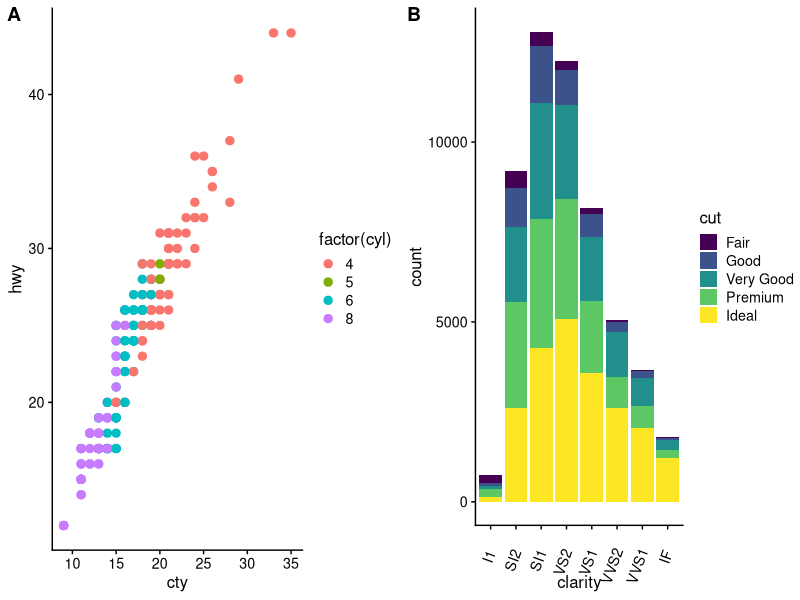
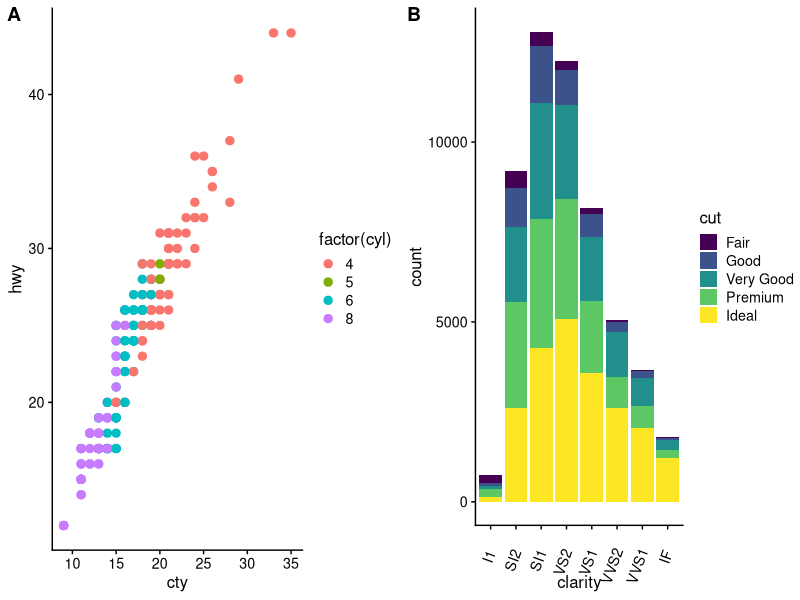
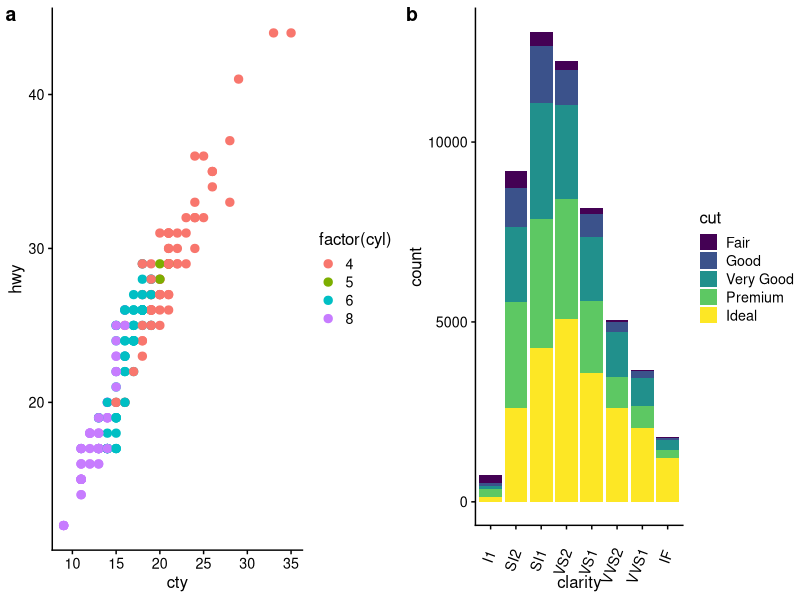
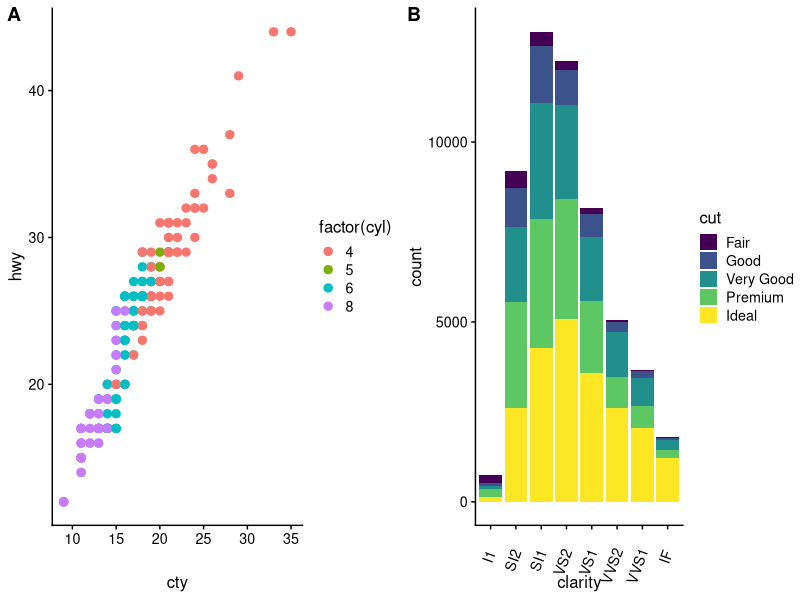
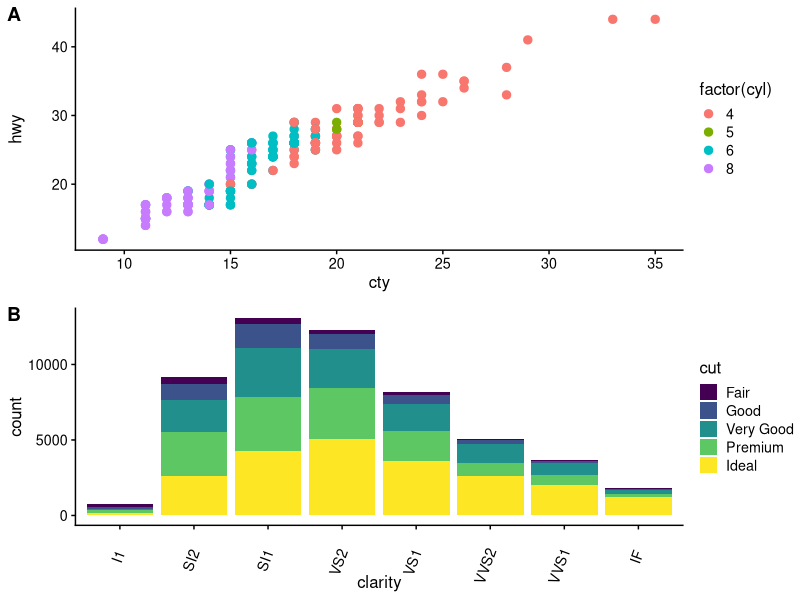
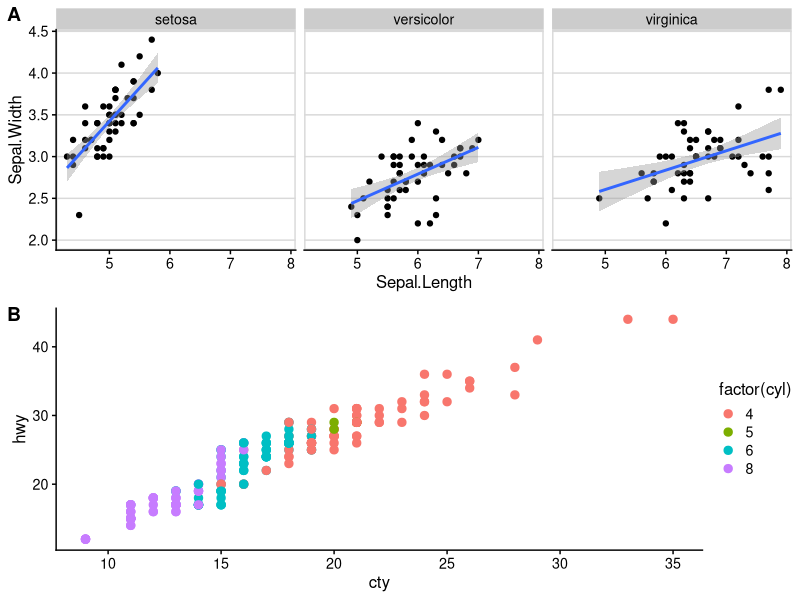
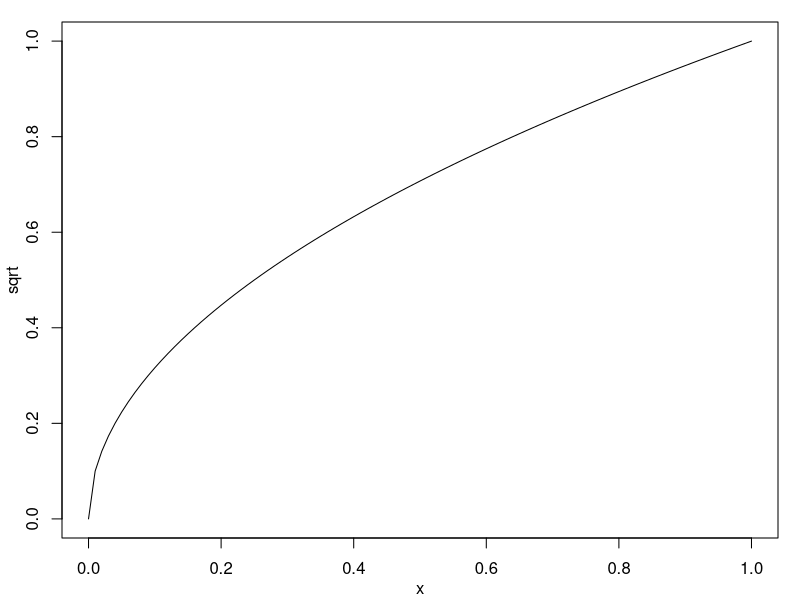
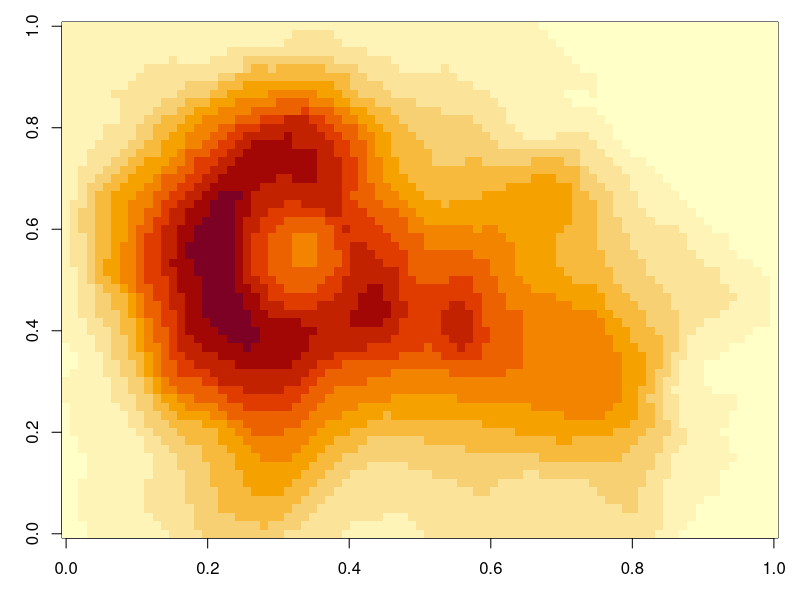

These charts were generated, in order, by the following R code:
## ---- chunk 1
library(ggplot2)
library(cowplot)
theme_set(theme_cowplot(font_size=12)) # reduce default font size
plot.mpg <- ggplot(mpg, aes(x = cty, y = hwy, colour = factor(cyl))) + 
  geom_point(size=2.5)
plot.diamonds <- ggplot(diamonds, aes(clarity, fill = cut)) + geom_bar() +
  theme(axis.text.x = element_text(angle=70, vjust=0.5, hjust = 0.9))
plot_grid(plot.mpg, plot.diamonds, labels = c('A', 'B'))
## ---- chunk 2
plot_grid(plot.mpg, plot.diamonds, labels = "AUTO")
## ---- chunk 3
plot_grid(plot.mpg, plot.diamonds, labels = "auto")
## ---- chunk 4
plot_grid(plot.mpg, plot.diamonds, labels = "AUTO", align = 'h')
## ---- chunk 5
plot_grid(plot.mpg, plot.diamonds, labels = "AUTO", ncol = 1, align = 'v')
## ---- chunk 6
plot.iris <- ggplot(iris, aes(Sepal.Length, Sepal.Width)) + 
  geom_point() + facet_grid(. ~ Species) + stat_smooth(method = "lm") +
  background_grid(major = 'y', minor = "none") + # add thin horizontal lines 
  panel_border() # and a border around each panel
plot_grid(plot.iris, plot.mpg, labels = "AUTO", ncol = 1, 
          align = 'v', axis = 'l') # aligning vertically along the left axis
## ---- chunk 7
par(bg = "transparent", # switch off background to avoid obscuring adjacent plots
    mar = c(3, 3, 1, 1) + .1, # reduce margins
    mgp = c(2, 1, 0) # move axis labels closer to axis
   ) 
plot(sqrt) # plot the square root function
recordedplot <- recordPlot() # record the previous plot
## ---- chunk 8
 # define the function
plotfunc <- function() {
  par(bg = "transparent", # switch off background to avoid obscuring adjacent plots
      mar = c(3, 3, 1, 1) + .1, # reduce margins
      mgp = c(2, 1, 0) # move axis labels closer to axis
   ) 
  image(volcano)
}
plotfunc() # call the function to make the plot
## ---- chunk 9
gcircle <- grid::circleGrob()
ggdraw(gcircle)
## ---- chunk 10
plot_grid(plot.mpg, recordedplot, plotfunc, gcircle, labels = "AUTO", hjust = 0, vjust = 1,
          scale = c(1., 1., 1., 0.9))
## ---- chunk 11
plot_grid(plot.mpg, plot.diamonds, labels = "AUTO", align = 'h', label_size = 12)
## ---- chunk 12
plot_grid(plot.mpg, plot.diamonds, labels = "AUTO", align = 'h', label_fontfamily = "serif",
          label_fontface = "plain", label_colour = "blue")
## ---- chunk 13
plot_grid(plot.mpg, plot.diamonds, labels = "AUTO", align = 'h', label_size = 12,
          label_x = 0, label_y = 0, hjust = -0.5, vjust = -0.5 )
## ---- chunk 14
plot_grid(plot.mpg, plot.diamonds, labels = "AUTO", align = 'h', rel_widths = c(1, 1.3))
## ---- chunk 15
bottom_row <- plot_grid(plot.mpg, plot.diamonds, labels = c('B', 'C'), align = 'h', rel_widths = c(1, 1.3))
plot_grid(plot.iris, bottom_row, labels = c('A', ''), ncol = 1, rel_heights = c(1, 1.2))
## ---- chunk 16
# first align the top-row plot (plot.iris) with the left-most plot of the
# bottom row (plot.mpg)
plots <- align_plots(plot.mpg, plot.iris, align = 'v', axis = 'l')
# then build the bottom row
bottom_row <- plot_grid(plots[[1]], plot.diamonds, 
                        labels = c('B', 'C'), align = 'h', rel_widths = c(1, 1.3))
# then combine with the top row for final plot
plot_grid(plots[[2]], bottom_row, labels = c('A', ''), ncol = 1, rel_heights = c(1, 1.2))
## ---- chunk 17

# make a plot grid consisting of two panels
p1 <- ggplot(mtcars, aes(x = disp, y = mpg)) + 
  geom_point(colour = "blue") + 
  theme_half_open() + 
  background_grid(minor = 'none')

p2 <- ggplot(mtcars, aes(x = hp, y = mpg)) + 
  geom_point(colour = "green") + 
  theme_half_open() + 
  background_grid(minor = 'none')

p <- plot_grid(p1, p2, labels=c('A', 'B'))

# now add the title
title <- ggdraw() + 
  draw_label(
    "MPG declines with displacement and horsepower",
    fontface = 'bold'
  )
plot_grid(
  title, p,
  ncol = 1,
  rel_heights = c(0.1, 1) # rel_heights values control title margins
)
